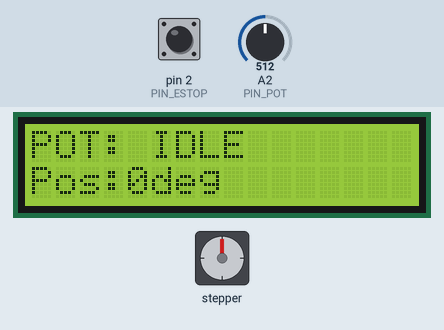
Recording of a sketch running on a simulated Arduino Uno, built with avr-gcc and run on an emulated ATmega328P. Parts: 16×2 character LCD, stepper motor. The test bench sets the inputs (shaded band); at power-on: A2 (PIN_POT) = 512, pin 2 (PIN_ESTOP) HIGH. Stepper angles assume 200 steps per turn.

Above: at 2.2 s.
2.3 s: A2 (PIN_POT) set to 560
At 2.59 s:
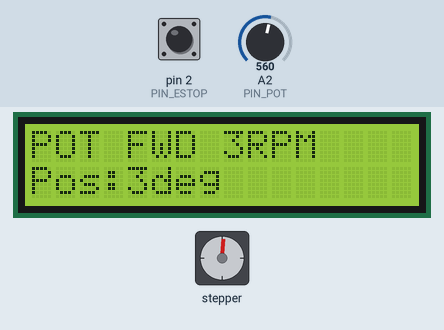
4.1 s: A2 (PIN_POT) set to 122
At 4.53 s:
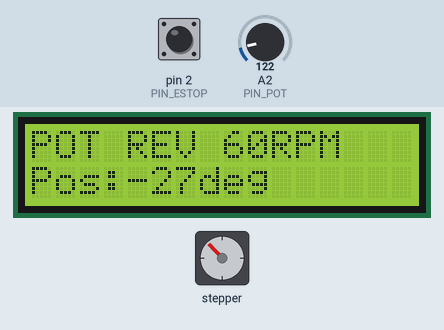
6.7 s: pin 2 (PIN_ESTOP) pulled LOW for 1 s
At 8.3 s:
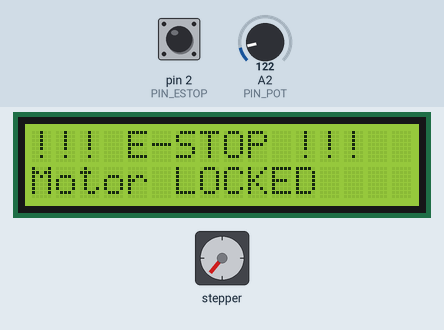
9.2 s: pin 2 (PIN_ESTOP) pulled LOW for 0.15 s
At 9.42 s:
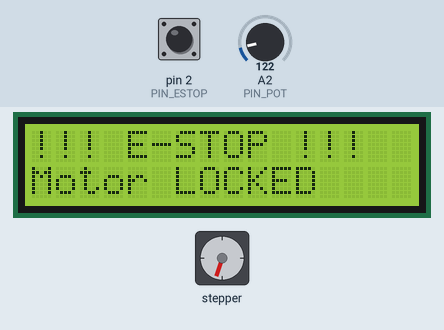
12.9 s: A2 (PIN_POT) set to 511
At 13.3 s:
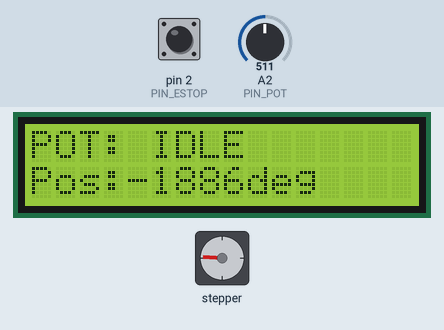
Timing chart, 0 to 15.6 s (numbered marks = the images above; inputs shaded):
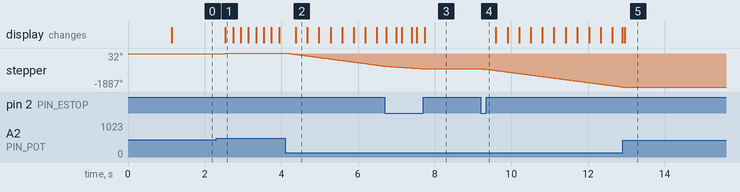

The sketch:

arduino_uno_stepper_controller.ino
```cpp
/**
 * arduino_uno_stepper_controller.ino
 * NEMA17 Stepper Controller — Standalone Arduino Uno
 *
 * Hardware:
 *   - Arduino Uno
 *   - Adafruit Motor Shield v1 (L293D)
 *   - NEMA 17 stepper (200 steps/rev) wired to Port 1 (M1 & M2)
 *   - HC-05 Bluetooth: RX via divider to Uno A1(TX), TX directly to Uno A0(RX)
 *   - LCD 16x2 I2C (Address 0x27): SDA to A4, SCL to A5
 *   - Potentiometer: Wiper to A2
 *   - E-Stop Button: D2 to GND (INPUT_PULLUP)
 *
 * Control Priority:
 *   1. E-Stop latch (halts motor immediately)
 *   2. App (HC-05) overrides Potentiometer when running
 *   3. Potentiometer (manual fallback)
 */

#include <AFMotor.h>
#include <SoftwareSerial.h>
#include <Wire.h>
#include <LiquidCrystal_I2C.h>

// ── Hardware Pins ─────────────────────────────────────────────────────────────
#define PIN_BT_RX    A0
#define PIN_BT_TX    A1
#define PIN_POT      A2
#define PIN_ESTOP    2

// ── Objects ───────────────────────────────────────────────────────────────────
SoftwareSerial BT_Serial(PIN_BT_RX, PIN_BT_TX);
AF_Stepper     motor(200, 1);
LiquidCrystal_I2C lcd(0x27, 16, 2);

// ── Constants ─────────────────────────────────────────────────────────────────
const int MAX_RPM        = 80;
const int STEPS_PER_REV  = 200;
const int POT_CENTER     = 512;
const int POT_DEADZONE   = 30;
const int POT_SMOOTH_N   = 8;
const unsigned long DEBOUNCE_MS        = 60UL;
const unsigned long LCD_UPDATE_MS      = 200UL;
const unsigned long REPORT_INTERVAL_MS = 200UL;

// ── System State ──────────────────────────────────────────────────────────────
enum SysMode { SYS_POT, SYS_APP, SYS_ESTOP };
SysMode sysMode = SYS_POT;

bool eStopLatched = false;
unsigned long lastEStopMs = 0;

// ── Motor state ───────────────────────────────────────────────────────────────
enum MotorMode { MODE_STOPPED, MODE_VELOCITY, MODE_POSITION };
MotorMode motorMode = MODE_STOPPED;
uint8_t   motorDir  = FORWARD;

long currentSteps = 0;
long targetSteps  = 0;
unsigned long stepIntervalUs = 0;
unsigned long lastStepUs     = 0;
unsigned long lastReportMs   = 0;
unsigned long lastLcdMs      = 0;

// App Commands
bool appRunning = false;
int  appRPM = 0;
bool appForward = true;

// ── Potentiometer ─────────────────────────────────────────────────────────────
int potSamples[POT_SMOOTH_N];
int potIdx = 0;

void initPot() {
  int v = analogRead(PIN_POT);
  for (int i = 0; i < POT_SMOOTH_N; i++) potSamples[i] = v;
}

int readSmoothedPot() {
  potSamples[potIdx] = analogRead(PIN_POT);
  potIdx = (potIdx + 1) % POT_SMOOTH_N;
  long sum = 0;
  for (int i = 0; i < POT_SMOOTH_N; i++) sum += potSamples[i];
  return (int)(sum / POT_SMOOTH_N);
}

// ── Bluetooth Parser ──────────────────────────────────────────────────────────
String rxBuf = "";

void parseCommand(String& raw) {
  raw.trim();
  int len = raw.length();
  if (len < 3) return;
  if (raw.charAt(0) != '<' || raw.charAt(len - 1) != '>') return;

  String body = raw.substring(1, len - 1);

  if (body == "STOP") {
    appRunning = false;
    appRPM = 0;
    return;
  }

  if (body.startsWith("RUN,")) {
    String params = body.substring(4);
    int c = params.indexOf(',');
    if (c < 1) return;
    appForward = (params.substring(0, c) == "F");
    appRPM     = params.substring(c + 1).toInt();
    appRunning = (appRPM > 0);

    if (appRunning) {
      motorRunVelocity(appForward ? FORWARD : BACKWARD, appRPM);
      sysMode = SYS_APP;
    }
    return;
  }

  if (body.startsWith("GOTO,")) {
    String params = body.substring(5);
    int c = params.indexOf(',');
    if (c < 1) return;
    int deg = params.substring(0, c).toInt();
    int rpm = params.substring(c + 1).toInt();

    appRunning = true;
    sysMode = SYS_APP;
    motorGoto(deg, rpm);
    return;
  }
}

// ── Motor Helpers ─────────────────────────────────────────────────────────────
long degreesToSteps(int deg) {
  return (long)deg * 10L / 18L;
}
int stepsToDegrees(long steps) {
  return (int)(steps * 18L / 10L);
}
unsigned long rpmToIntervalUs(int rpm) {
  if (rpm <= 0) return 0;
  rpm = constrain(rpm, 1, MAX_RPM);
  return 60000000UL / ((unsigned long)rpm * (unsigned long)STEPS_PER_REV);
}

void motorStop() {
  motorMode = MODE_STOPPED;
  stepIntervalUs = 0;
  motor.release();
}

void motorRunVelocity(uint8_t dir, int rpm) {
  rpm = constrain(rpm, 1, MAX_RPM);
  motorDir = dir;
  stepIntervalUs = rpmToIntervalUs(rpm);
  motorMode = MODE_VELOCITY;
}

void motorGoto(int degrees, int rpm) {
  rpm = constrain(rpm, 5, MAX_RPM);
  targetSteps = degreesToSteps(degrees);
  stepIntervalUs = rpmToIntervalUs(rpm);
  motorMode = MODE_POSITION;
}

// ── LCD ───────────────────────────────────────────────────────────────────────
void lcdRow(int row, const String& text) {
  String line = text;
  while (line.length() < 16) line += ' ';
  lcd.setCursor(0, row);
  lcd.print(line.substring(0, 16));
}

void updateLCD() {
  if (millis() - lastLcdMs < LCD_UPDATE_MS) return;
  lastLcdMs = millis();

  String row0, row1;
  int deg = stepsToDegrees(currentSteps);

  if (eStopLatched) {
    row0 = "!!! E-STOP !!!";
    row1 = "Motor LOCKED";
  } else if (sysMode == SYS_APP) {
    if (motorMode != MODE_STOPPED) {
      row0 = "APP " + String((motorDir == FORWARD) ? "FWD " : "REV ") + String(60000000UL / (stepIntervalUs * STEPS_PER_REV)) + "RPM";
    } else {
      row0 = "APP: IDLE";
    }
    row1 = "Pos:" + String(deg) + "deg";
  } else {
    if (motorMode != MODE_STOPPED) {
      row0 = "POT " + String((motorDir == FORWARD) ? "FWD " : "REV ") + String(60000000UL / (stepIntervalUs * STEPS_PER_REV)) + "RPM";
    } else {
      row0 = "POT: IDLE";
    }
    row1 = "Pos:" + String(deg) + "deg";
  }

  lcdRow(0, row0);
  lcdRow(1, row1);
}

// ── Setup ─────────────────────────────────────────────────────────────────────
void setup() {
  Serial.begin(9600);
  BT_Serial.begin(9600);
  rxBuf.reserve(64);

  pinMode(PIN_ESTOP, INPUT_PULLUP);

  Wire.begin();
  lcd.init();
  lcd.backlight();
  lcdRow(0, "System Starting");
  lcdRow(1, "Please wait...");

  initPot();
  motor.release();

  delay(1000);
  lcd.clear();
}

// ── Main Loop ─────────────────────────────────────────────────────────────────
void loop() {
  unsigned long nowUs = micros();
  unsigned long nowMs = millis();

  // 1. E-Stop Button
  if (digitalRead(PIN_ESTOP) == LOW && (nowMs - lastEStopMs) > DEBOUNCE_MS) {
    lastEStopMs = nowMs;
    eStopLatched = !eStopLatched;
    if (eStopLatched) {
      motorStop();
      appRunning = false;
    }
  }

  // 2. Bluetooth Receive
  while (BT_Serial.available()) {
    char c = (char)BT_Serial.read();
    if (c == '\n') {
      parseCommand(rxBuf);
      rxBuf = "";
    } else if (c != '\r' && rxBuf.length() < 63) {
      rxBuf += c;
    }
  }

  // 3. Logic & State Management
  if (eStopLatched) {
    sysMode = SYS_ESTOP;
    motorStop();
  } else if (appRunning) {
    sysMode = SYS_APP;
    // (Movement handled by parseCommand and motor step logic)
  } else {
    sysMode = SYS_POT;
    int potVal = readSmoothedPot();

    if (potVal > POT_CENTER + POT_DEADZONE) {
      int rpm = map(potVal, POT_CENTER + POT_DEADZONE, 1023, 1, MAX_RPM);
      motorRunVelocity(FORWARD, rpm);
    } else if (potVal < POT_CENTER - POT_DEADZONE) {
      int rpm = map(potVal, POT_CENTER - POT_DEADZONE, 0, 1, MAX_RPM);
      motorRunVelocity(BACKWARD, rpm);
    } else {
      motorStop();
    }
  }

  // 4. Motor Step (Non-blocking)
  switch (motorMode) {
    case MODE_VELOCITY:
      if (stepIntervalUs > 0 && (nowUs - lastStepUs) >= stepIntervalUs) {
        lastStepUs = nowUs;
        motor.onestep(motorDir, SINGLE);
        currentSteps += (motorDir == FORWARD) ? 1 : -1;
      }
      break;

    case MODE_POSITION:
      if (currentSteps == targetSteps) {
        motorStop();
        appRunning = false; // Auto-idle when GOTO finishes
      } else if (stepIntervalUs > 0 && (nowUs - lastStepUs) >= stepIntervalUs) {
        lastStepUs = nowUs;
        uint8_t dir = (targetSteps > currentSteps) ? FORWARD : BACKWARD;
        motor.onestep(dir, SINGLE);
        currentSteps += (dir == FORWARD) ? 1 : -1;
      }
      break;

    case MODE_STOPPED:
    default:
      break;
  }

  // 5. Telemetry via Bluetooth
  if (nowMs - lastReportMs >= REPORT_INTERVAL_MS) {
    lastReportMs = nowMs;
    BT_Serial.print("POS:");
    BT_Serial.println(stepsToDegrees(currentSteps));
  }

  // 6. LCD Update
  updateLCD();
}
```

Measured:
- the behaviour switches between 542 and 543 on A2 (PIN_POT) (found by bisection; images 0 and 1)
- after the input at 2.3 s, stepper: keeps turning clockwise at about 19°/s, starting at once; the display: changes after 0.24 s (image 1)
- after the input at 4.1 s, the display: changes after 0.28 s (image 2)
- after the input at 9.2 s, stepper: keeps turning counter-clockwise at about 278°/s, starting at once
- after the input at 12.9 s, stepper: stops changing and stays -1887°; the display: changes after 0.06 s (image 5)
